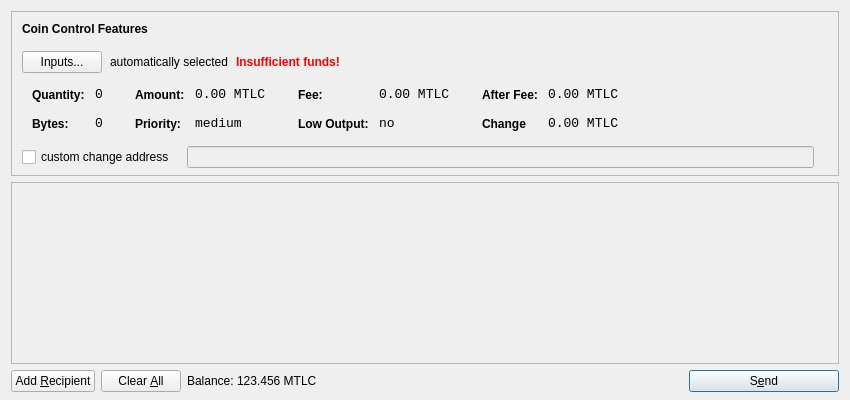
<?xml version="1.0" encoding="UTF-8"?>
<ui version="4.0">
 <class>SendCoinsDialog</class>
 <widget class="QDialog" name="SendCoinsDialog">
  <property name="geometry">
   <rect>
    <x>0</x>
    <y>0</y>
    <width>850</width>
    <height>400</height>
   </rect>
  </property>
  <property name="windowTitle">
   <string>Send Coins</string>
  </property>
  <layout class="QVBoxLayout" name="verticalLayout" stretch="0,1,0">
   <property name="bottomMargin">
    <number>8</number>
   </property>
   <item>
    <widget class="QFrame" name="frameCoinControl">
     <property name="sizePolicy">
      <sizepolicy hsizetype="Expanding" vsizetype="Expanding">
       <horstretch>0</horstretch>
       <verstretch>0</verstretch>
      </sizepolicy>
     </property>
     <property name="maximumSize">
      <size>
       <width>16777215</width>
       <height>16777215</height>
      </size>
     </property>
     <property name="frameShape">
      <enum>QFrame::StyledPanel</enum>
     </property>
     <property name="frameShadow">
      <enum>QFrame::Sunken</enum>
     </property>
     <layout class="QVBoxLayout" name="verticalLayoutCoinControl2">
      <property name="spacing">
       <number>-1</number>
      </property>
      <property name="leftMargin">
       <number>0</number>
      </property>
      <property name="topMargin">
       <number>0</number>
      </property>
      <property name="rightMargin">
       <number>0</number>
      </property>
      <property name="bottomMargin">
       <number>6</number>
      </property>
      <item>
       <layout class="QVBoxLayout" name="verticalLayoutCoinControl" stretch="0,0,0,0,1">
        <property name="spacing">
         <number>0</number>
        </property>
        <property name="leftMargin">
         <number>10</number>
        </property>
        <property name="topMargin">
         <number>10</number>
        </property>
        <item>
         <layout class="QHBoxLayout" name="horizontalLayoutCoinControl1">
          <property name="bottomMargin">
           <number>15</number>
          </property>
          <item>
           <widget class="QLabel" name="labelCoinControlFeatures">
            <property name="sizePolicy">
             <sizepolicy hsizetype="Preferred" vsizetype="Maximum">
              <horstretch>0</horstretch>
              <verstretch>0</verstretch>
             </sizepolicy>
            </property>
            <property name="font">
             <font>
              <weight>75</weight>
              <bold>true</bold>
             </font>
            </property>
            <property name="styleSheet">
             <string notr="true">font-weight:bold;</string>
            </property>
            <property name="text">
             <string>Coin Control Features</string>
            </property>
           </widget>
          </item>
         </layout>
        </item>
        <item>
         <layout class="QHBoxLayout" name="horizontalLayoutCoinControl2" stretch="0,0,0,0">
          <property name="spacing">
           <number>8</number>
          </property>
          <property name="bottomMargin">
           <number>10</number>
          </property>
          <item>
           <widget class="QPushButton" name="pushButtonCoinControl">
            <property name="styleSheet">
             <string notr="true"/>
            </property>
            <property name="text">
             <string>Inputs...</string>
            </property>
           </widget>
          </item>
          <item>
           <widget class="QLabel" name="labelCoinControlAutomaticallySelected">
            <property name="text">
             <string>automatically selected</string>
            </property>
            <property name="margin">
             <number>5</number>
            </property>
           </widget>
          </item>
          <item>
           <widget class="QLabel" name="labelCoinControlInsuffFunds">
            <property name="font">
             <font>
              <weight>75</weight>
              <bold>true</bold>
             </font>
            </property>
            <property name="styleSheet">
             <string notr="true">color:red;font-weight:bold;</string>
            </property>
            <property name="text">
             <string>Insufficient funds!</string>
            </property>
            <property name="margin">
             <number>5</number>
            </property>
           </widget>
          </item>
          <item>
           <spacer name="horizontalSpacerCoinControl">
            <property name="orientation">
             <enum>Qt::Horizontal</enum>
            </property>
            <property name="sizeHint" stdset="0">
             <size>
              <width>40</width>
              <height>1</height>
             </size>
            </property>
           </spacer>
          </item>
         </layout>
        </item>
        <item>
         <widget class="QWidget" name="widgetCoinControl" native="true">
          <property name="sizePolicy">
           <sizepolicy hsizetype="Preferred" vsizetype="Preferred">
            <horstretch>0</horstretch>
            <verstretch>0</verstretch>
           </sizepolicy>
          </property>
          <property name="minimumSize">
           <size>
            <width>0</width>
            <height>0</height>
           </size>
          </property>
          <property name="styleSheet">
           <string notr="true"/>
          </property>
          <layout class="QHBoxLayout" name="horizontalLayoutCoinControl5">
           <property name="margin">
            <number>0</number>
           </property>
           <item>
            <layout class="QHBoxLayout" name="horizontalLayoutCoinControl3" stretch="0,0,0,1">
             <property name="spacing">
              <number>20</number>
             </property>
             <property name="topMargin">
              <number>0</number>
             </property>
             <property name="bottomMargin">
              <number>10</number>
             </property>
             <item>
              <layout class="QFormLayout" name="formLayoutCoinControl1">
               <property name="horizontalSpacing">
                <number>10</number>
               </property>
               <property name="verticalSpacing">
                <number>14</number>
               </property>
               <property name="leftMargin">
                <number>10</number>
               </property>
               <property name="topMargin">
                <number>4</number>
               </property>
               <property name="rightMargin">
                <number>6</number>
               </property>
               <item row="0" column="0">
                <widget class="QLabel" name="labelCoinControlQuantityText">
                 <property name="styleSheet">
                  <string notr="true">font-weight:bold;</string>
                 </property>
                 <property name="text">
                  <string>Quantity:</string>
                 </property>
                 <property name="margin">
                  <number>0</number>
                 </property>
                </widget>
               </item>
               <item row="0" column="1">
                <widget class="QLabel" name="labelCoinControlQuantity">
                 <property name="font">
                  <font>
                   <family>Monospace</family>
                   <pointsize>10</pointsize>
                  </font>
                 </property>
                 <property name="cursor">
                  <cursorShape>IBeamCursor</cursorShape>
                 </property>
                 <property name="contextMenuPolicy">
                  <enum>Qt::ActionsContextMenu</enum>
                 </property>
                 <property name="text">
                  <string>0</string>
                 </property>
                 <property name="margin">
                  <number>0</number>
                 </property>
                 <property name="textInteractionFlags">
                  <set>Qt::LinksAccessibleByMouse|Qt::TextSelectableByKeyboard|Qt::TextSelectableByMouse</set>
                 </property>
                </widget>
               </item>
               <item row="1" column="0">
                <widget class="QLabel" name="labelCoinControlBytesText">
                 <property name="styleSheet">
                  <string notr="true">font-weight:bold;</string>
                 </property>
                 <property name="text">
                  <string>Bytes:</string>
                 </property>
                </widget>
               </item>
               <item row="1" column="1">
                <widget class="QLabel" name="labelCoinControlBytes">
                 <property name="font">
                  <font>
                   <family>Monospace</family>
                   <pointsize>10</pointsize>
                  </font>
                 </property>
                 <property name="cursor">
                  <cursorShape>IBeamCursor</cursorShape>
                 </property>
                 <property name="contextMenuPolicy">
                  <enum>Qt::ActionsContextMenu</enum>
                 </property>
                 <property name="text">
                  <string>0</string>
                 </property>
                 <property name="textInteractionFlags">
                  <set>Qt::LinksAccessibleByMouse|Qt::TextSelectableByKeyboard|Qt::TextSelectableByMouse</set>
                 </property>
                </widget>
               </item>
              </layout>
             </item>
             <item>
              <layout class="QFormLayout" name="formLayoutCoinControl2">
               <property name="horizontalSpacing">
                <number>10</number>
               </property>
               <property name="verticalSpacing">
                <number>14</number>
               </property>
               <property name="leftMargin">
                <number>6</number>
               </property>
               <property name="topMargin">
                <number>4</number>
               </property>
               <property name="rightMargin">
                <number>6</number>
               </property>
               <item row="0" column="0">
                <widget class="QLabel" name="labelCoinControlAmountText">
                 <property name="styleSheet">
                  <string notr="true">font-weight:bold;</string>
                 </property>
                 <property name="text">
                  <string>Amount:</string>
                 </property>
                 <property name="margin">
                  <number>0</number>
                 </property>
                </widget>
               </item>
               <item row="0" column="1">
                <widget class="QLabel" name="labelCoinControlAmount">
                 <property name="font">
                  <font>
                   <family>Monospace</family>
                   <pointsize>10</pointsize>
                  </font>
                 </property>
                 <property name="cursor">
                  <cursorShape>IBeamCursor</cursorShape>
                 </property>
                 <property name="contextMenuPolicy">
                  <enum>Qt::ActionsContextMenu</enum>
                 </property>
                 <property name="text">
                  <string>0.00 MTLC</string>
                 </property>
                 <property name="textInteractionFlags">
                  <set>Qt::LinksAccessibleByMouse|Qt::TextSelectableByKeyboard|Qt::TextSelectableByMouse</set>
                 </property>
                </widget>
               </item>
               <item row="1" column="0">
                <widget class="QLabel" name="labelCoinControlPriorityText">
                 <property name="styleSheet">
                  <string notr="true">font-weight:bold;</string>
                 </property>
                 <property name="text">
                  <string>Priority:</string>
                 </property>
                </widget>
               </item>
               <item row="1" column="1">
                <widget class="QLabel" name="labelCoinControlPriority">
                 <property name="font">
                  <font>
                   <family>Monospace</family>
                   <pointsize>10</pointsize>
                  </font>
                 </property>
                 <property name="cursor">
                  <cursorShape>IBeamCursor</cursorShape>
                 </property>
                 <property name="contextMenuPolicy">
                  <enum>Qt::ActionsContextMenu</enum>
                 </property>
                 <property name="text">
                  <string>medium</string>
                 </property>
                 <property name="textInteractionFlags">
                  <set>Qt::LinksAccessibleByMouse|Qt::TextSelectableByKeyboard|Qt::TextSelectableByMouse</set>
                 </property>
                </widget>
               </item>
              </layout>
             </item>
             <item>
              <layout class="QFormLayout" name="formLayoutCoinControl3">
               <property name="horizontalSpacing">
                <number>10</number>
               </property>
               <property name="verticalSpacing">
                <number>14</number>
               </property>
               <property name="leftMargin">
                <number>6</number>
               </property>
               <property name="topMargin">
                <number>4</number>
               </property>
               <property name="rightMargin">
                <number>6</number>
               </property>
               <item row="0" column="0">
                <widget class="QLabel" name="labelCoinControlFeeText">
                 <property name="styleSheet">
                  <string notr="true">font-weight:bold;</string>
                 </property>
                 <property name="text">
                  <string>Fee:</string>
                 </property>
                 <property name="margin">
                  <number>0</number>
                 </property>
                </widget>
               </item>
               <item row="0" column="1">
                <widget class="QLabel" name="labelCoinControlFee">
                 <property name="font">
                  <font>
                   <family>Monospace</family>
                   <pointsize>10</pointsize>
                  </font>
                 </property>
                 <property name="cursor">
                  <cursorShape>IBeamCursor</cursorShape>
                 </property>
                 <property name="contextMenuPolicy">
                  <enum>Qt::ActionsContextMenu</enum>
                 </property>
                 <property name="text">
                  <string>0.00 MTLC</string>
                 </property>
                 <property name="textInteractionFlags">
                  <set>Qt::LinksAccessibleByMouse|Qt::TextSelectableByKeyboard|Qt::TextSelectableByMouse</set>
                 </property>
                </widget>
               </item>
               <item row="1" column="0">
                <widget class="QLabel" name="labelCoinControlLowOutputText">
                 <property name="styleSheet">
                  <string notr="true">font-weight:bold;</string>
                 </property>
                 <property name="text">
                  <string>Low Output:</string>
                 </property>
                </widget>
               </item>
               <item row="1" column="1">
                <widget class="QLabel" name="labelCoinControlLowOutput">
                 <property name="font">
                  <font>
                   <family>Monospace</family>
                   <pointsize>10</pointsize>
                  </font>
                 </property>
                 <property name="cursor">
                  <cursorShape>IBeamCursor</cursorShape>
                 </property>
                 <property name="contextMenuPolicy">
                  <enum>Qt::ActionsContextMenu</enum>
                 </property>
                 <property name="text">
                  <string>no</string>
                 </property>
                 <property name="textInteractionFlags">
                  <set>Qt::LinksAccessibleByMouse|Qt::TextSelectableByKeyboard|Qt::TextSelectableByMouse</set>
                 </property>
                </widget>
               </item>
              </layout>
             </item>
             <item>
              <layout class="QFormLayout" name="formLayoutCoinControl4">
               <property name="horizontalSpacing">
                <number>10</number>
               </property>
               <property name="verticalSpacing">
                <number>14</number>
               </property>
               <property name="leftMargin">
                <number>6</number>
               </property>
               <property name="topMargin">
                <number>4</number>
               </property>
               <property name="rightMargin">
                <number>6</number>
               </property>
               <item row="0" column="0">
                <widget class="QLabel" name="labelCoinControlAfterFeeText">
                 <property name="styleSheet">
                  <string notr="true">font-weight:bold;</string>
                 </property>
                 <property name="text">
                  <string>After Fee:</string>
                 </property>
                 <property name="margin">
                  <number>0</number>
                 </property>
                </widget>
               </item>
               <item row="0" column="1">
                <widget class="QLabel" name="labelCoinControlAfterFee">
                 <property name="font">
                  <font>
                   <family>Monospace</family>
                   <pointsize>10</pointsize>
                  </font>
                 </property>
                 <property name="cursor">
                  <cursorShape>IBeamCursor</cursorShape>
                 </property>
                 <property name="contextMenuPolicy">
                  <enum>Qt::ActionsContextMenu</enum>
                 </property>
                 <property name="text">
                  <string>0.00 MTLC</string>
                 </property>
                 <property name="textInteractionFlags">
                  <set>Qt::LinksAccessibleByMouse|Qt::TextSelectableByKeyboard|Qt::TextSelectableByMouse</set>
                 </property>
                </widget>
               </item>
               <item row="1" column="0">
                <widget class="QLabel" name="labelCoinControlChangeText">
                 <property name="styleSheet">
                  <string notr="true">font-weight:bold;</string>
                 </property>
                 <property name="text">
                  <string>Change</string>
                 </property>
                </widget>
               </item>
               <item row="1" column="1">
                <widget class="QLabel" name="labelCoinControlChange">
                 <property name="font">
                  <font>
                   <family>Monospace</family>
                   <pointsize>10</pointsize>
                  </font>
                 </property>
                 <property name="cursor">
                  <cursorShape>IBeamCursor</cursorShape>
                 </property>
                 <property name="contextMenuPolicy">
                  <enum>Qt::ActionsContextMenu</enum>
                 </property>
                 <property name="text">
                  <string>0.00 MTLC</string>
                 </property>
                 <property name="textInteractionFlags">
                  <set>Qt::LinksAccessibleByMouse|Qt::TextSelectableByKeyboard|Qt::TextSelectableByMouse</set>
                 </property>
                </widget>
               </item>
              </layout>
             </item>
            </layout>
           </item>
          </layout>
         </widget>
        </item>
        <item>
         <layout class="QHBoxLayout" name="horizontalLayoutCoinControl4" stretch="0,0,0">
          <property name="spacing">
           <number>12</number>
          </property>
          <property name="sizeConstraint">
           <enum>QLayout::SetDefaultConstraint</enum>
          </property>
          <property name="topMargin">
           <number>5</number>
          </property>
          <property name="rightMargin">
           <number>5</number>
          </property>
          <item>
           <widget class="QCheckBox" name="checkBoxCoinControlChange">
            <property name="text">
             <string>custom change address</string>
            </property>
           </widget>
          </item>
          <item>
           <widget class="QLineEdit" name="lineEditCoinControlChange">
            <property name="enabled">
             <bool>false</bool>
            </property>
            <property name="sizePolicy">
             <sizepolicy hsizetype="Expanding" vsizetype="Fixed">
              <horstretch>0</horstretch>
              <verstretch>0</verstretch>
             </sizepolicy>
            </property>
           </widget>
          </item>
          <item>
           <widget class="QLabel" name="labelCoinControlChangeLabel">
            <property name="sizePolicy">
             <sizepolicy hsizetype="Preferred" vsizetype="Expanding">
              <horstretch>0</horstretch>
              <verstretch>0</verstretch>
             </sizepolicy>
            </property>
            <property name="minimumSize">
             <size>
              <width>0</width>
              <height>0</height>
             </size>
            </property>
            <property name="text">
             <string/>
            </property>
            <property name="margin">
             <number>3</number>
            </property>
           </widget>
          </item>
         </layout>
        </item>
        <item>
         <spacer name="verticalSpacerCoinControl">
          <property name="orientation">
           <enum>Qt::Vertical</enum>
          </property>
          <property name="sizeHint" stdset="0">
           <size>
            <width>800</width>
            <height>1</height>
           </size>
          </property>
         </spacer>
        </item>
       </layout>
      </item>
     </layout>
    </widget>
   </item>
   <item>
    <widget class="QScrollArea" name="scrollArea">
     <property name="widgetResizable">
      <bool>true</bool>
     </property>
     <widget class="QWidget" name="scrollAreaWidgetContents">
      <property name="geometry">
       <rect>
        <x>0</x>
        <y>0</y>
        <width>830</width>
        <height>165</height>
       </rect>
      </property>
      <layout class="QVBoxLayout" name="verticalLayout_2">
       <property name="margin">
        <number>0</number>
       </property>
       <item>
        <layout class="QVBoxLayout" name="entries">
         <property name="spacing">
          <number>6</number>
         </property>
        </layout>
       </item>
       <item>
        <spacer name="verticalSpacer">
         <property name="orientation">
          <enum>Qt::Vertical</enum>
         </property>
         <property name="sizeHint" stdset="0">
          <size>
           <width>20</width>
           <height>40</height>
          </size>
         </property>
        </spacer>
       </item>
      </layout>
     </widget>
    </widget>
   </item>
   <item>
    <layout class="QHBoxLayout" name="horizontalLayout">
     <item>
      <widget class="QPushButton" name="addButton">
       <property name="toolTip">
        <string>Send to multiple recipients at once</string>
       </property>
       <property name="text">
        <string>Add &amp;Recipient</string>
       </property>
       <property name="icon">
        <iconset resource="../bitcoin.qrc">
         <normaloff>:/icons/add</normaloff>:/icons/add</iconset>
       </property>
       <property name="autoDefault">
        <bool>false</bool>
       </property>
      </widget>
     </item>
     <item>
      <widget class="QPushButton" name="clearButton">
       <property name="sizePolicy">
        <sizepolicy hsizetype="Minimum" vsizetype="Fixed">
         <horstretch>0</horstretch>
         <verstretch>0</verstretch>
        </sizepolicy>
       </property>
       <property name="toolTip">
        <string>Remove all transaction fields</string>
       </property>
       <property name="text">
        <string>Clear &amp;All</string>
       </property>
       <property name="icon">
        <iconset resource="../bitcoin.qrc">
         <normaloff>:/icons/remove</normaloff>:/icons/remove</iconset>
       </property>
       <property name="autoRepeatDelay">
        <number>300</number>
       </property>
       <property name="autoDefault">
        <bool>false</bool>
       </property>
      </widget>
     </item>
     <item>
      <layout class="QHBoxLayout" name="horizontalLayout_2">
       <property name="spacing">
        <number>3</number>
       </property>
       <item>
        <widget class="QLabel" name="label">
         <property name="sizePolicy">
          <sizepolicy hsizetype="Preferred" vsizetype="Fixed">
           <horstretch>0</horstretch>
           <verstretch>0</verstretch>
          </sizepolicy>
         </property>
         <property name="text">
          <string>Balance:</string>
         </property>
        </widget>
       </item>
       <item>
        <widget class="QLabel" name="labelBalance">
         <property name="sizePolicy">
          <sizepolicy hsizetype="Preferred" vsizetype="Fixed">
           <horstretch>0</horstretch>
           <verstretch>0</verstretch>
          </sizepolicy>
         </property>
         <property name="cursor">
          <cursorShape>IBeamCursor</cursorShape>
         </property>
         <property name="text">
          <string>123.456 MTLC</string>
         </property>
         <property name="textInteractionFlags">
          <set>Qt::LinksAccessibleByMouse|Qt::TextSelectableByKeyboard|Qt::TextSelectableByMouse</set>
         </property>
        </widget>
       </item>
      </layout>
     </item>
     <item>
      <spacer name="horizontalSpacer">
       <property name="orientation">
        <enum>Qt::Horizontal</enum>
       </property>
       <property name="sizeHint" stdset="0">
        <size>
         <width>40</width>
         <height>20</height>
        </size>
       </property>
      </spacer>
     </item>
     <item>
      <widget class="QPushButton" name="sendButton">
       <property name="minimumSize">
        <size>
         <width>150</width>
         <height>0</height>
        </size>
       </property>
       <property name="toolTip">
        <string>Confirm the send action</string>
       </property>
       <property name="text">
        <string>S&amp;end</string>
       </property>
       <property name="icon">
        <iconset resource="../bitcoin.qrc">
         <normaloff>:/icons/send</normaloff>:/icons/send</iconset>
       </property>
       <property name="default">
        <bool>true</bool>
       </property>
      </widget>
     </item>
    </layout>
   </item>
  </layout>
 </widget>
 <resources>
  <include location="../bitcoin.qrc"/>
 </resources>
 <connections/>
</ui>
